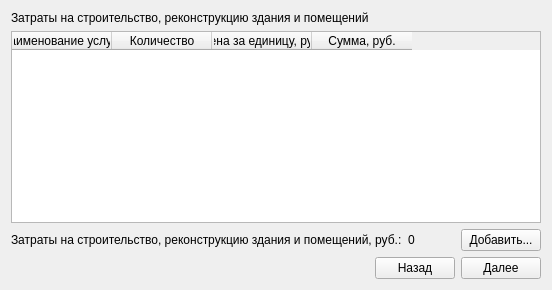
      <widget class="QWidget" name="tab_10">
       <attribute name="title">
        <string>Реализация2</string>
       </attribute>
       <layout class="QVBoxLayout" name="verticalLayout_4">
        <item>
         <widget class="QLabel" name="label_173">
          <property name="text">
           <string>Затраты на строительство, реконструкцию здания и помещений</string>
          </property>
         </widget>
        </item>
        <item>
         <widget class="QTableWidget" name="tableWidget_5">
          <column>
           <property name="text">
            <string>Наименование услуги</string>
           </property>
          </column>
          <column>
           <property name="text">
            <string>Количество</string>
           </property>
          </column>
          <column>
           <property name="text">
            <string>Цена за единицу, руб.</string>
           </property>
          </column>
          <column>
           <property name="text">
            <string>Сумма, руб.</string>
           </property>
          </column>
         </widget>
        </item>
        <item>
         <layout class="QHBoxLayout" name="horizontalLayout_23">
          <item>
           <widget class="QLabel" name="label_6">
            <property name="text">
             <string>Затраты на строительство, реконструкцию здания и помещений, руб.:</string>
            </property>
           </widget>
          </item>
          <item>
           <widget class="QLabel" name="label_7">
            <property name="text">
             <string>0</string>
            </property>
           </widget>
          </item>
          <item>
           <spacer name="horizontalSpacer_19">
            <property name="orientation">
             <enum>Qt::Horizontal</enum>
            </property>
            <property name="sizeHint" stdset="0">
             <size>
              <width>40</width>
              <height>20</height>
             </size>
            </property>
           </spacer>
          </item>
          <item>
           <widget class="QPushButton" name="pushButton_25">
            <property name="text">
             <string>Добавить...</string>
            </property>
           </widget>
          </item>
         </layout>
        </item>
        <item>
         <layout class="QHBoxLayout" name="horizontalLayout_22">
          <item>
           <spacer name="horizontalSpacer_18">
            <property name="orientation">
             <enum>Qt::Horizontal</enum>
            </property>
            <property name="sizeHint" stdset="0">
             <size>
              <width>40</width>
              <height>20</height>
             </size>
            </property>
           </spacer>
          </item>
          <item>
           <widget class="QPushButton" name="pushButton_23">
            <property name="text">
             <string>Назад</string>
            </property>
           </widget>
          </item>
          <item>
           <widget class="QPushButton" name="pushButton_24">
            <property name="text">
             <string>Далее</string>
            </property>
           </widget>
          </item>
         </layout>
        </item>
       </layout>
      </widget>
